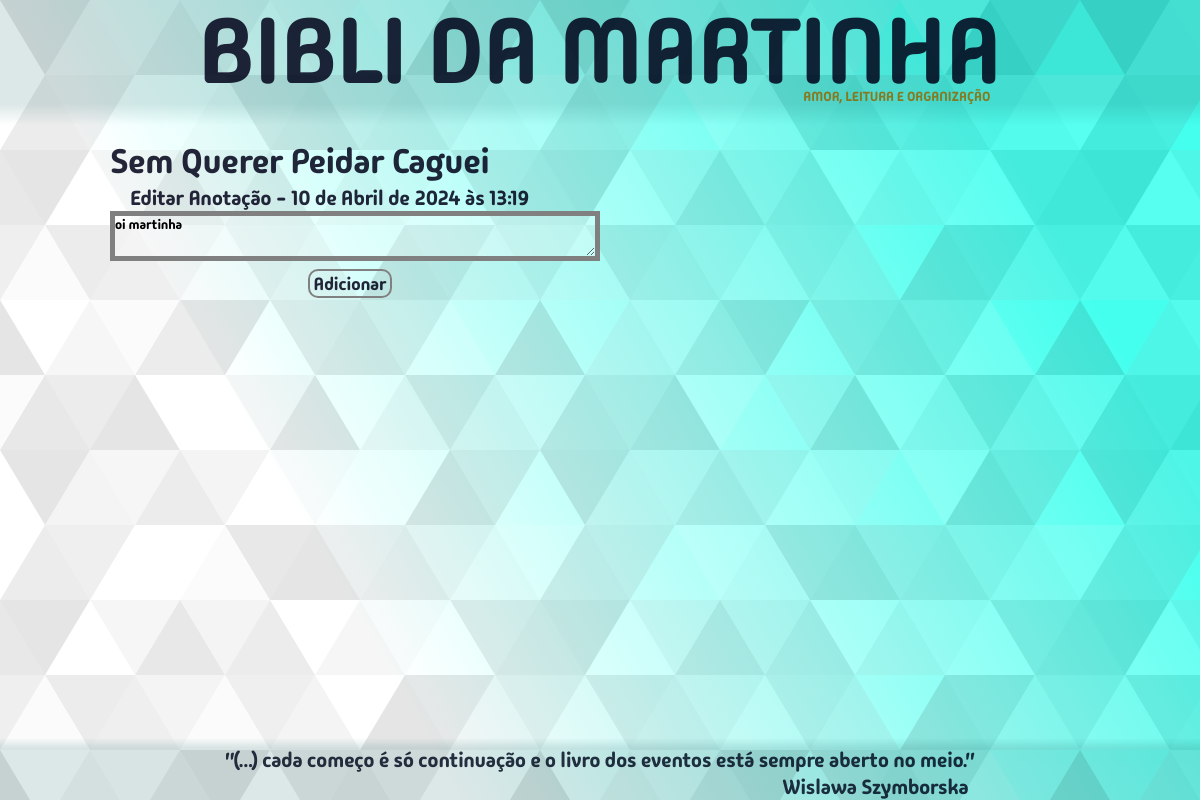
Page /anotacao/2/editar/2/ on the earlier database version.
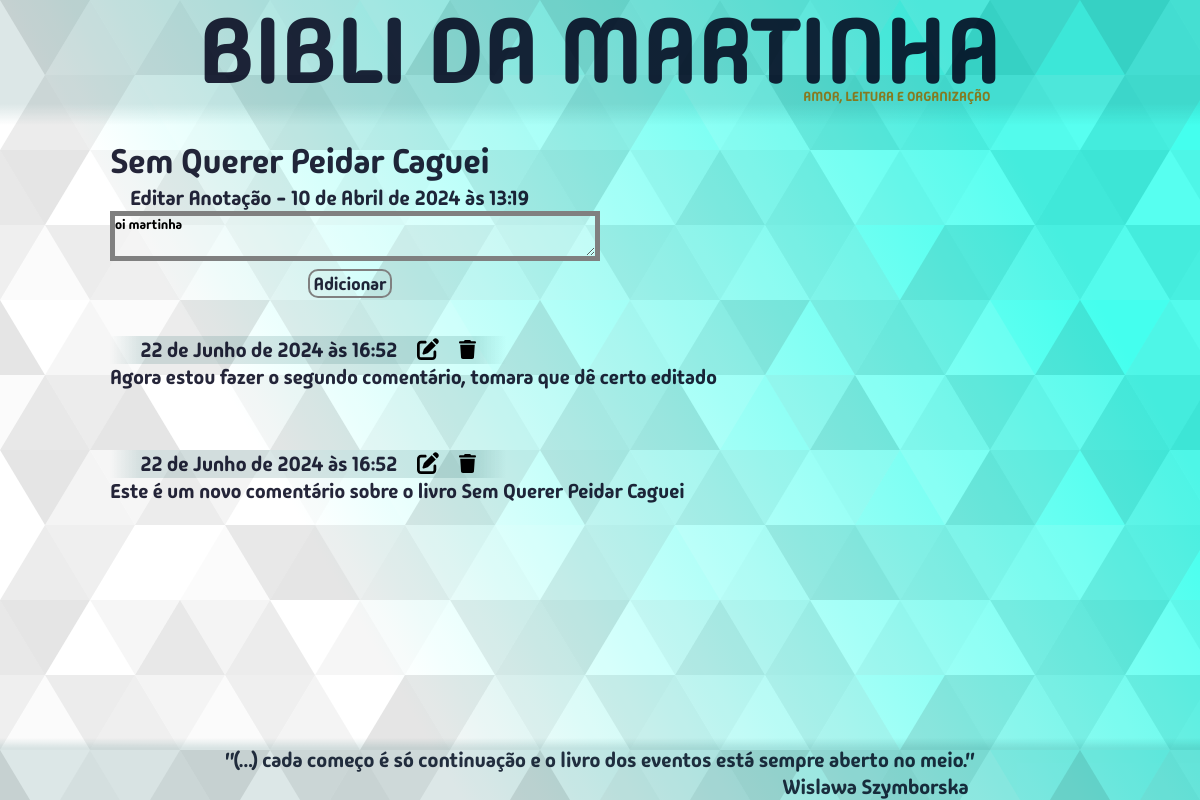
Same page on the later database version.
### bibm/models.py (models this page shows, shortened)
class Anotacao(models.Model):
    livro = models.ForeignKey(Livro, on_delete=models.DO_NOTHING)
    data_inclusao = models.DateTimeField(auto_now_add=True)
    anotacao = models.TextField()

### bibm/views/views_all.py (the view, shortened to what this page needs)
# urls.py: path("anotacao/<livro_id>/editar/<anotacao_id>/", views.edit_anotacao, name="edit_anotacao"),
def edit_anotacao(request, livro_id, anotacao_id):
    livro = Livro.objects.get(id=livro_id)
    anotacao = Anotacao.objects.get(id=anotacao_id)
    data_inclusao = anotacao.data_inclusao
    todas_anotacoes_livro = Anotacao.objects.filter(livro=livro_id).order_by("-id")
    if request.method != "POST":
        form_anotacao = AnotacaoForm(instance=anotacao)
    context = {
        "edicao": True,
        "livro_id": livro_id,
        "anotacao_id": anotacao_id,
        "form_anotacao": form_anotacao,
        "titulo": livro.titulo,
        "data_inclusao": data_inclusao,
        "todas_anotacoes_livro": todas_anotacoes_livro,
    }
    return render(request, "bibm/pages/adicionarAnotacao.html", context)

### bibm/forms.py
class AnotacaoForm(forms.ModelForm):
    class Meta:
        model = Anotacao
        fields = [
            "livro",
            "anotacao",
        ]
        widgets = {
            "anotacao": forms.Textarea(
                attrs={
                    "class": "anotacao-field"
                }
            )
        }

### bibm/models.py (called while the page is built)
    def __str__(self):
        return str(self.id) + " - " + str(self.titulo)

### bibm/templates/bibm/pages/adicionarAnotacao.html (shortened to what this page needs)
{% extends "bibm/estru.html" %}
{% load static %}
{% block content %}
	<div class="bloco-anotacoes">
		<div class="form-anotacao-div">
			{% if edicao %}
			<form action="{% url 'bibm:edit_anotacao' livro_id anotacao_id %}" method="POST" class="form-anotacao">
			{% else %}
			<form action="{% url 'bibm:add_anotacao' livro_id %}" method="POST" class="form-anotacao">
			{% endif %}
				<p class="titulo-form">{{titulo}}</p>
				<label class="data-inclusao-anotacao">
					{% if edicao %}
						Editar Anotação
					{% else %}
						Nova Anotação
					{% endif %}
					- {{ data_inclusao }}
				</label>
				<div class="caixa-texto-anotacao">
					{{ form_anotacao.anotacao }}
					<button type="submit" name="btn_add_anotacao" class="btn-medio btn-azul btn-anotacao">Adicionar</button>
				</div>
			</form>
		</div>
		<div class="bloco-anotacoes">
			{% for anotacao in todas_anotacoes_livro %}
				<div class="data-inicial-anotacao">
					<div class="decoracao-antes"></div>
					<span class="titulo-anotacao-salva">
						{{ anotacao.data_inclusao }}
						<a class="btn-editar" method="GET" href="{% url 'bibm:edit_anotacao' livro_id anotacao.id %}">
							<img
								src="{% static 'bibm/img/pen-to-square-solid.svg' %}"
								alt="Editar esta anotação"
								title="Editar esta anotação"
							>
						</a>
						<a method="GET" href="{% url 'bibm:delete_anotacao' livro_id anotacao.id %}"
							onclick="return confirm('Você deseja excluir esta anotação?')">
							<img
								src="{% static 'bibm/img/trash-solid.svg' %}"
								alt="Excluir esta anotação"
								title="Excluir esta anotação"
								class="btn-excluir"
							>
						</a>
					</span>
					<div class="decoracao-depois"></div>
				</div>
				<span class="conteudo-anotacao-salva">{{ anotacao.anotacao }}</span>
			{% endfor %}
		</div>
	</div>
{% endblock content %}

Differences in the rows shown:
added Anotacao: data_inclusao "22 de Junho de 2024 às 16:52", anotacao "Agora estou fazer o segundo comentário, tomara que dê certo editado"
added Anotacao: data_inclusao "22 de Junho de 2024 às 16:52", anotacao "Este é um novo comentário sobre o livro Sem Querer Peidar Caguei"
